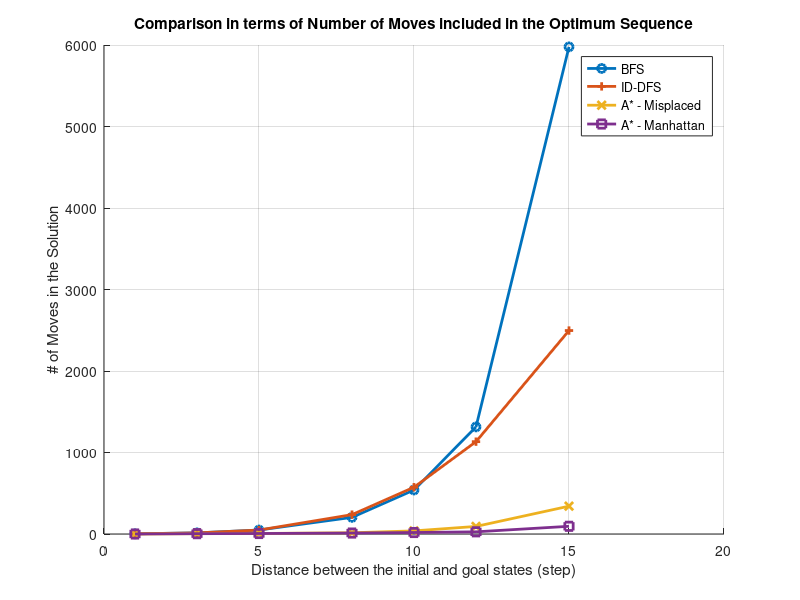
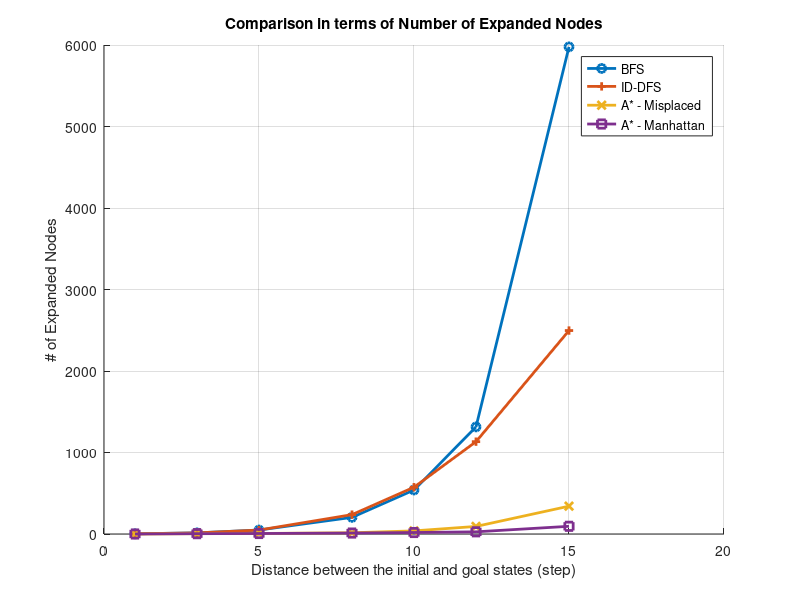
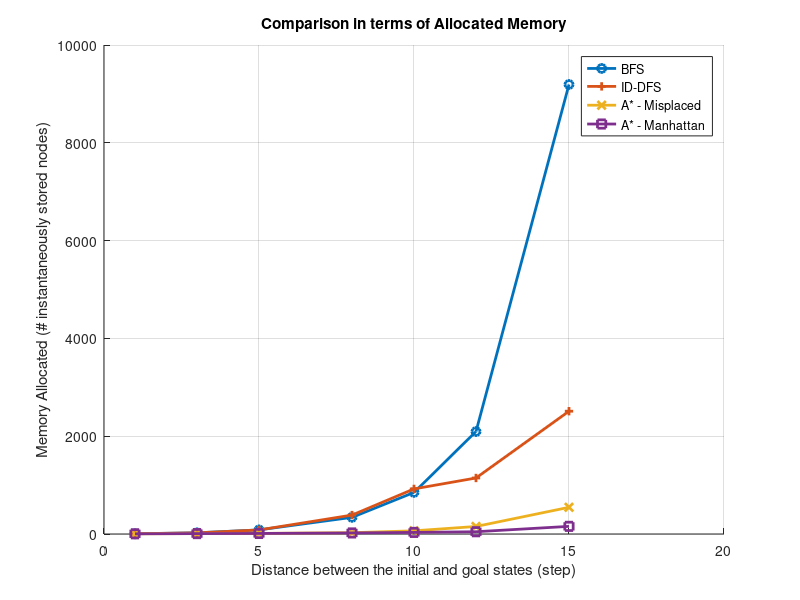
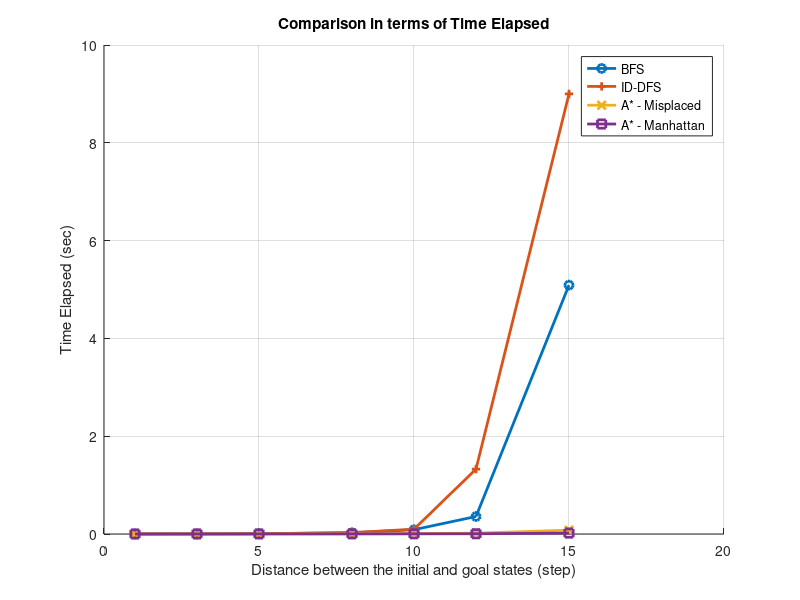

Here is the MATLAB script that generated these plots, in order:
%% Q8
load('Q8_MCSimData.mat');
distArray = [1 3 5 8 10 12 15];


% Plot Average num of Moves
figure;
hold on;
grid on;
plot(distArray, MCSim.BFS(2,:), '-o', 'MarkerSize', 6, 'LineWidth', 2);
plot(distArray, MCSim.IDDFS(2,:), '-+', 'MarkerSize', 6, 'LineWidth', 2);
plot(distArray, MCSim.AstarMisplaced(2,1:7), '-x', 'MarkerSize', 6, 'LineWidth', 2);
plot(distArray, MCSim.AstarManhattan(2,1:7), '-s', 'MarkerSize', 6, 'LineWidth', 2);

title('Comparison in terms of Number of Moves included in the Optimum Sequence');
xlabel('Distance between the initial and goal states (step)');
ylabel('# of Moves in the Solution')
legend('BFS', 'ID-DFS', 'A* - Misplaced', 'A* - Manhattan');

% Plot Average num of visited Nodes
figure;
hold on;
grid on;
plot(distArray, MCSim.BFS(2,:), '-o', 'MarkerSize', 6, 'LineWidth', 2);
plot(distArray, MCSim.IDDFS(2,:), '-+', 'MarkerSize', 6, 'LineWidth', 2);
plot(distArray, MCSim.AstarMisplaced(2,1:7), '-x', 'MarkerSize', 6, 'LineWidth', 2);
plot(distArray, MCSim.AstarManhattan(2,1:7), '-s', 'MarkerSize', 6, 'LineWidth', 2);

title('Comparison in terms of Number of Expanded Nodes');
xlabel('Distance between the initial and goal states (step)');
ylabel('# of Expanded Nodes')
legend('BFS', 'ID-DFS', 'A* - Misplaced', 'A* - Manhattan');

% Plot Average num of visited Nodes
figure;
hold on;
grid on;
plot(distArray, MCSim.BFS(3,:), '-o', 'MarkerSize', 6, 'LineWidth', 2);
plot(distArray, MCSim.IDDFS(3,:), '-+', 'MarkerSize', 6, 'LineWidth', 2);
plot(distArray, MCSim.AstarMisplaced(3,1:7), '-x', 'MarkerSize', 6, 'LineWidth', 2);
plot(distArray, MCSim.AstarManhattan(3,1:7), '-s', 'MarkerSize', 6, 'LineWidth', 2);

title('Comparison in terms of Allocated Memory');
xlabel('Distance between the initial and goal states (step)');
ylabel('Memory Allocated (# instantaneously stored nodes)')
legend('BFS', 'ID-DFS', 'A* - Misplaced', 'A* - Manhattan');

% Plot Average num of visited Nodes
figure;
hold on;
grid on;
plot(distArray, MCSim.BFS(4,:), '-o', 'MarkerSize', 6, 'LineWidth', 2);
plot(distArray, MCSim.IDDFS(4,:), '-+', 'MarkerSize', 6, 'LineWidth', 2);
plot(distArray, MCSim.AstarMisplaced(4,1:7), '-x', 'MarkerSize', 6, 'LineWidth', 2);
plot(distArray, MCSim.AstarManhattan(4,1:7), '-s', 'MarkerSize', 6, 'LineWidth', 2);

title('Comparison in terms of Time Elapsed');
xlabel('Distance between the initial and goal states (step)');
ylabel('Time Elapsed (sec)')
legend('BFS', 'ID-DFS', 'A* - Misplaced', 'A* - Manhattan');


% Q9
load('Q9_MCSimData.mat');
edgeArray = [3 5 8 10 12 15 20 25 30];

% Plot Average num of Moves
figure;
subplot(4,1,1);  
grid on;
plot(edgeArray, MCSim.AstarManhattan(1,:), '-o', 'MarkerSize', 6, 'LineWidth', 2);

title('Comparison in terms of Number of Moves included in the Optimum Sequence');
ylabel('# of Moves')

% Plot Average num of Visited Nodes
subplot(4,1,2);  
grid on;
plot(edgeArray, MCSim.AstarManhattan(2,:), '-o', 'MarkerSize', 6, 'LineWidth', 2);

title('Comparison in terms of Number of Visited Nodes');
ylabel('# of Vis. Nodes')

% Plot Average num of Visited Nodes
subplot(4,1,3);  
grid on;
plot(edgeArray, MCSim.AstarManhattan(3,:), '-o', 'MarkerSize', 6, 'LineWidth', 2);

title('Comparison in terms of Allocated Memory');
ylabel('Mem. Allocated')

% Plot Average Time Elapsed
subplot(4,1,4);  
grid on;
plot(edgeArray, MCSim.AstarManhattan(4,:), '-o', 'MarkerSize', 6, 'LineWidth', 2);

title('Comparison in terms of Time Elapsed');
xlabel('Edge length of the puzzle');
ylabel('Time (sec)')
